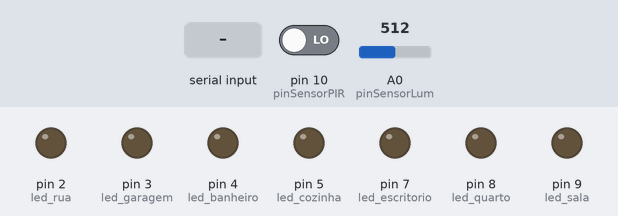
Recording of a sketch running on a simulated Arduino Mega 2560, built with avr-gcc and run on an emulated ATmega2560. Parts: output pins drawn as LEDs (lit = HIGH). The test bench sets the inputs (shaded band); at power-on: pin 10 (pinSensorPIR) LOW, A0 (pinSensorLum) = 512.

Above: at 1.2 s.
1.3 s: "S" received over Serial
At 2.5 s:
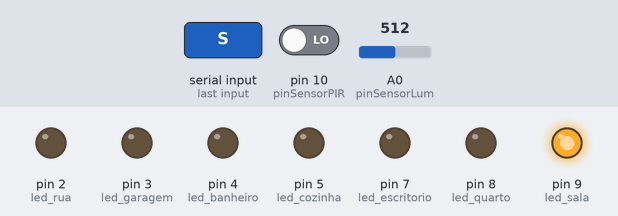
2.8 s: byte 71 ('G') received over Serial
At 3.8 s:
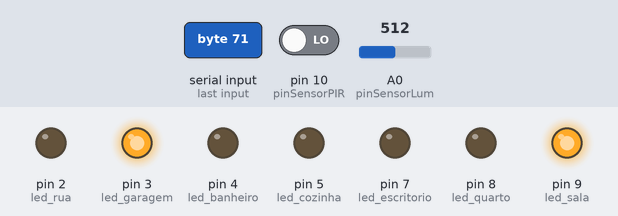
4.3 s: byte 84 ('T') received over Serial
At 5.0 s:
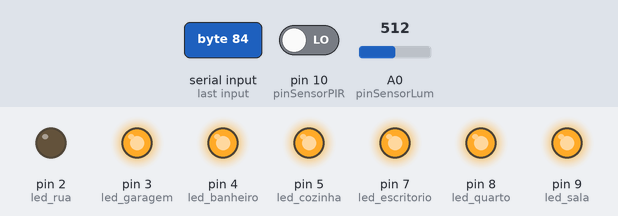
5.8 s: byte 103 ('g') received over Serial
At 6.1 s:
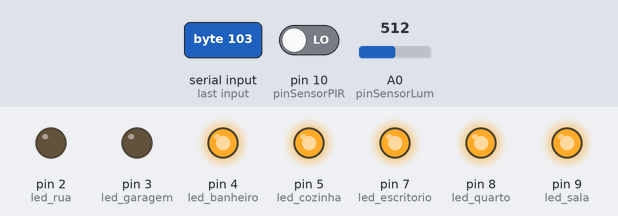
7.3 s: "s" received over Serial
At 8.5 s:
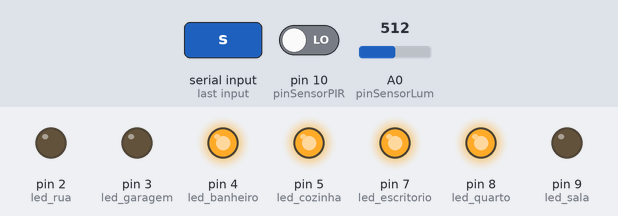
8.8 s: "q" received over Serial
At 9.6 s:
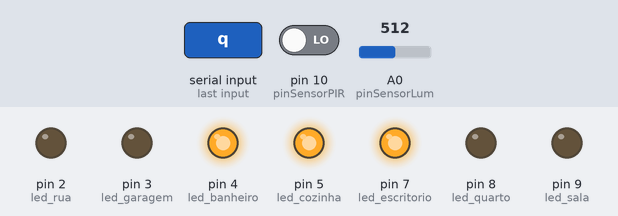
Timing chart, 0 to 11.3 s (numbered marks = the images above; inputs shaded):
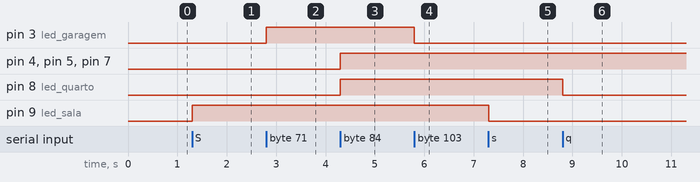

Measured:
- after the input at 1.3 s, pin 9 (led_sala): LOW → HIGH at once
- after the input at 2.8 s, pin 3 (led_garagem): LOW → HIGH at once
- after the input at 4.3 s, pin 4 (led_banheiro), pin 5 (led_cozinha), pin 7 (led_escritorio), pin 8 (led_quarto): LOW → HIGH at once
- after the input at 5.8 s, pin 3 (led_garagem): HIGH → LOW at once
- after the input at 7.3 s, pin 9 (led_sala): HIGH → LOW at once
- after the input at 8.8 s, pin 8 (led_quarto): HIGH → LOW at once

The sketch:

TCC_v4.ino
```cpp
/*
  Projeto de TCC - Bruno Niffa
  Automação Residencial
  Arduino: Mega 2560 !
  Versões:
    v1 - Luzes OK
    v2 - Alarme OK
    v3 - Sensor presença OK
    v4 - Sensor luminosidade OK
*/

#include <SoftwareSerial.h>
#include <elapsedMillis.h>   // Lib para piscar Leds a cada 1 segundo durante Sirene

elapsedMillis timeElapsed;

// Definindo Leds dos cômodos da casa:
int led_sala = 9;
int led_quarto = 8;
int led_escritorio = 7;
int led_cozinha = 5;
int led_banheiro = 4;
int led_garagem = 3;
int led_rua = 2;
int pinBuzzer = 22;
int pinSensorPIR = 10;
unsigned int interval = 1000;   // 1 segundo
int StatusSensorPIR = 0;
int pinSensorLum = A0;
int StatusSensorLum = 0;

void setup()
{
  Serial.begin(9600);

  // Inicializa os pinos dos Leds como tipo saída:
  pinMode(led_sala, OUTPUT);
  pinMode(led_quarto, OUTPUT);
  pinMode(led_escritorio, OUTPUT);
  pinMode(led_cozinha, OUTPUT);
  pinMode(led_banheiro, OUTPUT);
  pinMode(led_garagem, OUTPUT);
  pinMode(led_rua, OUTPUT);
  pinMode(pinBuzzer, OUTPUT);
  pinMode(pinSensorPIR, INPUT);

  // Garantir que todos os Leds começarão desligados:
  digitalWrite(led_sala, LOW);
  digitalWrite(led_quarto, LOW);
  digitalWrite(led_escritorio, LOW);
  digitalWrite(led_cozinha, LOW);
  digitalWrite(led_banheiro, LOW);
  digitalWrite(led_garagem, LOW);
  digitalWrite(led_rua, LOW);

  desligarAlarme();       // Inicializar com Alarme off
}

void loop()
{
  int valorPIR = digitalRead(pinSensorPIR);
  int valorLum = analogRead(pinSensorLum);

  char comando;
  if (Serial.available() > 0)          // Serial utilizada pelo Jarvis
  {
    comando = Serial.read();           // Recebe comando de voz do Jarvis
  }

  // Ações sobre os cômodos:

  if (comando == 'S')
  {
    digitalWrite(led_sala, HIGH);
  }
  if (comando == 's')
  {
    digitalWrite(led_sala, LOW);
  }
  if (comando == 'Q')
  {
    digitalWrite(led_quarto, HIGH);
  }
  if (comando == 'q')
  {
    digitalWrite(led_quarto, LOW);
  }
  if (comando == 'E')
  {
    digitalWrite(led_escritorio, HIGH);
  }
  if (comando == 'e')
  {
    digitalWrite(led_escritorio, LOW);
  }
  if (comando == 'C')
  {
    digitalWrite(led_cozinha, HIGH);
  }
  if (comando == 'c')
  {
    digitalWrite(led_cozinha, LOW);
  }
  if (comando == 'B')
  {
    digitalWrite(led_banheiro, HIGH);
  }
  if (comando == 'b')
  {
    digitalWrite(led_banheiro, LOW);
  }
  if (comando == 'G')
  {
    digitalWrite(led_garagem, HIGH);
  }
  if (comando == 'g')
  {
    digitalWrite(led_garagem, LOW);
  }
  if (comando == 'R')
  {
    digitalWrite(led_rua, HIGH);
  }
  if (comando == 'r')
  {
    digitalWrite(led_rua, LOW);
  }
  if (comando == 'T')
  {
    ligarTudo();
  }
  if (comando == 't')
  {
    desligarTudo();
  }

  // Ações sobre os alarmes:

  if (comando == 'H')
  {
    delay(5);
    StatusSensorPIR = 1;   // Vai ativar a detecção de movimentos
  }
  if (comando == 'h')
  {
    StatusSensorPIR = 0;   // Vai desativar a detecção de movimentos
  }
  if (comando == 'L')
  {
    StatusSensorLum = 1;   // Vai ativar sensor de luminosidade
  }
  if (comando == 'l')
  {
    StatusSensorLum = 0;   // Vai desativar sensor de luminosidade
  }
  if (comando == 'A')
  {
    ligarAlarme();      // Liga manualmente o Alarme
  }
  if (comando == 'a')
  {
    desligarAlarme();   // Desliga manualmente o Alarme
  }
  if (valorPIR == 1 && StatusSensorPIR == 1)   // Verifica se ocorreu movimentos e se o alarme deve tocar
  {
    ligarAlarme();
  }
  if ((valorLum<200) && (StatusSensorLum == 1))
  // Verifica se escureceu e se a luz da rua deve ligar.
  // quanto menor o valor, mais claridade permite. Precisará ficar mais escuro para acionar o led
  {
    digitalWrite(led_rua, HIGH);
  }
    else
    {
      digitalWrite(led_rua, LOW);
    }
}

//------------------ Funções:

void ligarTudo()
{
  digitalWrite(led_sala, HIGH);
  digitalWrite(led_quarto, HIGH);
  digitalWrite(led_escritorio, HIGH);
  digitalWrite(led_cozinha, HIGH);
  digitalWrite(led_banheiro, HIGH);
  digitalWrite(led_garagem, HIGH);
  digitalWrite(led_rua, HIGH);
}
void desligarTudo()
{
  digitalWrite(led_sala, LOW);
  digitalWrite(led_quarto, LOW);
  digitalWrite(led_escritorio, LOW);
  digitalWrite(led_cozinha, LOW);
  digitalWrite(led_banheiro, LOW);
  digitalWrite(led_garagem, LOW);
  digitalWrite(led_rua, LOW);
}
void ligarAlarme()
{
  if (Serial.read() != 'a')   // Enquanto ninguém mandar parar, vai ficar tocando o alarme
  {
    pinMode(pinBuzzer, HIGH);     // Ativando pino da sirene
    desligarTudo();    // Garante que todas as luzes estão LOW para ficar em sincronia ao fazer a inversão ^1 abaixo
    timeElapsed = 0;   // Vai iniciar a contagem de 0 até interval (1 segundo) para o while abaixo

    while (timeElapsed < interval) {   // While que dura 1 segundo, para piscar os Leds enquanto toca a sirene
      digitalWrite(led_sala, digitalRead(led_sala) ^ 1);   // O ^1 inverte o estado dos Leds para ligar/desligar
      digitalWrite(led_quarto, digitalRead(led_quarto) ^ 1);
      digitalWrite(led_escritorio, digitalRead(led_escritorio) ^ 1);
      digitalWrite(led_cozinha, digitalRead(led_cozinha) ^ 1);
      digitalWrite(led_banheiro, digitalRead(led_banheiro) ^ 1);
      digitalWrite(led_garagem, digitalRead(led_garagem) ^ 1);
      digitalWrite(led_rua, digitalRead(led_rua) ^ 1);
      for (int x = 0; x < 180; x++) {   // Laço FOR para simular uma sirene
        float seno = (sin(x * 3.1416 / 180));
        int frequencia = 2000 + (int(seno * 1000));
        tone(pinBuzzer, frequencia);
        delay(2);
      }
    }
  }
  desligarAlarme();
}
void desligarAlarme() {
  desligarTudo();   // Desliga todas as luzes
  // Desliga o Buzzer:
  noTone(pinBuzzer);
  pinMode(pinBuzzer, LOW);
}
```
